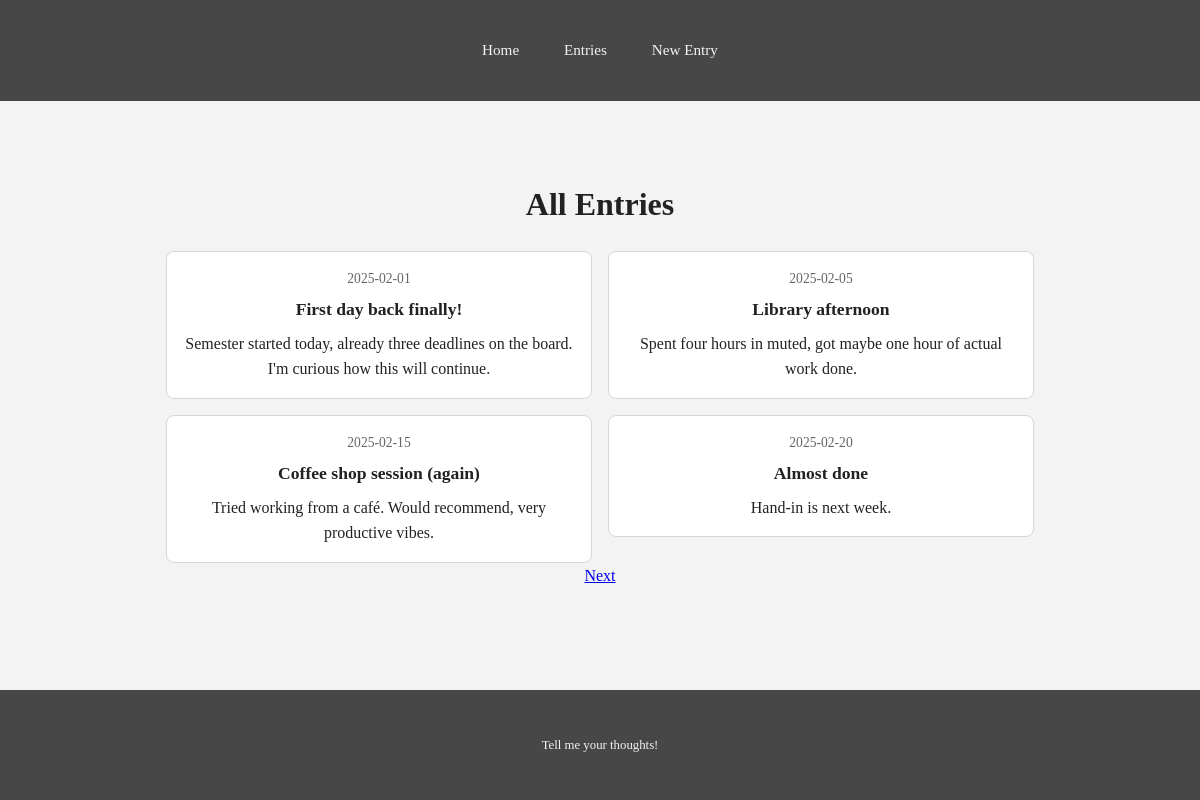
/entries, run on an earlier commit of the app's database.
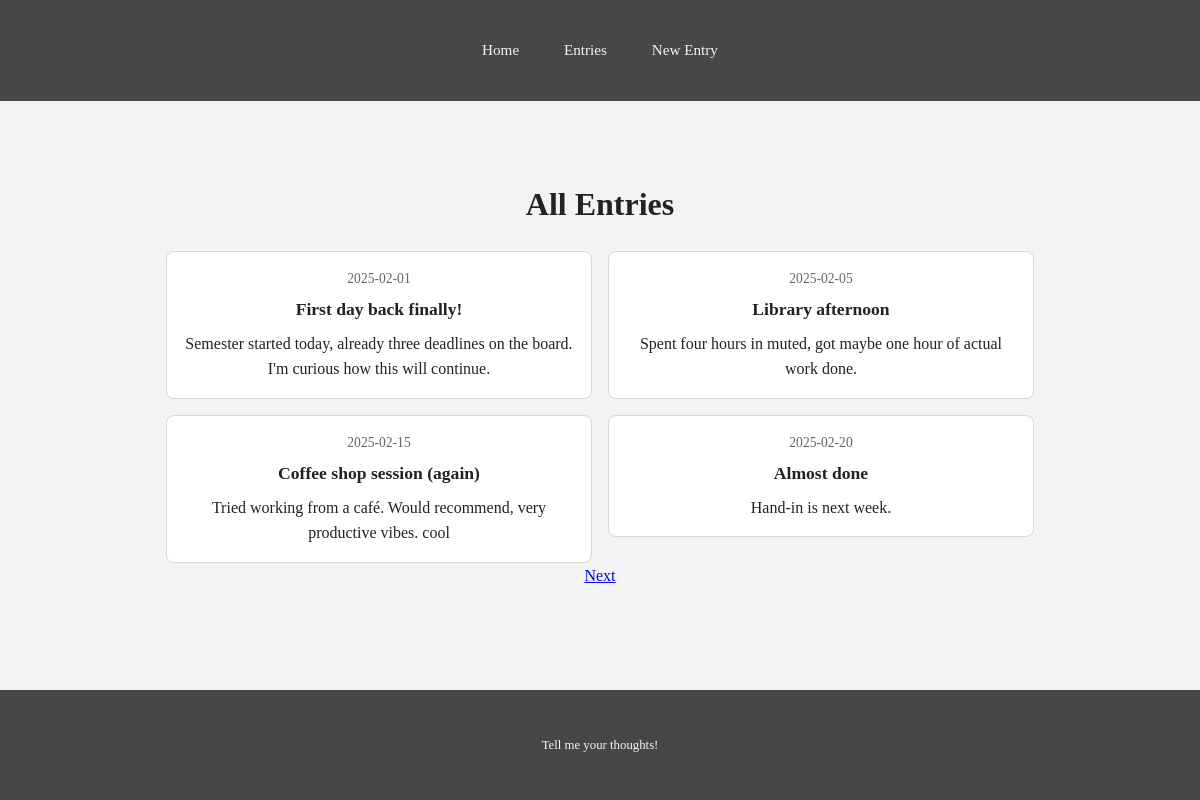
And on a later commit of the database.
### app/journal/models.py (models this page shows)
class Entry(db.Model, CRUDMixin):
    id = db.Column(db.Integer, primary_key=True)
    date = db.Column(db.Date)
    title = db.Column(db.String(80))
    content = db.Column(db.Text(5000))

### app/journal/routes.py (the view)
@blueprint.route("/entries")
def entries_list():
    page_number = request.args.get('page', 1, type=int)
    entries_pagination = Entry.query.paginate(page=page_number, per_page=current_app.config['ENTRIES_PER_PAGE'])
    return render_template("entries.html", entries_pagination=entries_pagination)

### app/templates/entries.html (shortened to what this page needs)
<!DOCTYPE html>
<html lang="en">
<head>
  <link rel="stylesheet" href="/assets/style.css">
</head>
<body>
  <header>
    <div class="container">
      <nav>
        <a href="/">Home</a>
        <a href="/entries">Entries</a>
        <a href="/new">New Entry</a>
      </nav>
    </div>
  </header>
  <main>
    <div class="container">
      <h1>All Entries</h1>
      <div class="entries-grid">
        {% for entry in entries_pagination.items %}
        <a href="/entries/{{ entry.id }}" style="text-decoration: none; color: inherit;">
          <article class="card">
            <span class="date">{{ entry.date }}</span>
            <h2>{{ entry.title }}</h2>
            <p>{{ entry.content }}</p>
          </article>
        </a>
        {% endfor %}
      </div>
      <div class="pagination">
        {% if entries_pagination.has_next %}
        <a href="{{ url_for('journal.entries_list', page=entries_pagination.next_num) }}">Next</a>
        {% endif %}
      </div>
    </div>
  </main>
  <footer>
    <div class="container">
      <p>Tell me your thoughts!</p>
    </div>
  </footer>
</body>
</html>

### app/assets/style.css (style rules this page uses)
* { box-sizing: border-box; }
body { font-family: Georgia, serif; margin: 0; padding: 0; font-size: 16px; line-height: 1.6; color: #222; background-color: #f3f3f3; display: flex; flex-direction: column; min-height: 100vh; }
.container { max-width: 900px; margin: 0 auto; padding: 1rem; }
header { background-color: #474748; color: #fff; padding: 1rem; }
nav { display: flex; flex-direction: row; gap: 0.4rem; justify-content: center; align-items: center; }
nav a { text-decoration: none; color: #f3f3f3; font-size: 0.95rem; padding: 0.2rem 0.4rem; }
main { flex-grow: 1; padding: 1rem; text-align: center; }
.entries-grid { display: grid; grid-template-columns: 1fr; gap: 1rem; margin-top: 1rem; }
.card { background-color: #fff; border: 1px solid #d6d6d6; border-radius: 0.5rem; padding: 1rem; }
.card .date { display: block; font-size: 0.85rem; color: #666; margin-bottom: 0.3rem; }
.card h2 { margin: 0 0 0.5rem 0; font-size: 1.1rem; }
.card p { margin: 0; }
footer { background-color: #474748; color: #f3f3f3; border-top: 1px solid #f3f3f3; padding: 1rem; text-align: center; font-size: 0.8rem; }
@media (min-width: 600px) { nav { gap: 1.2rem; } }
@media (min-width: 600px) { nav a { padding: 0.4rem 0.8rem; } }
@media (min-width: 900px) { main { padding: 2.5rem 0; } }
@media (min-width: 900px) { .entries-grid { grid-template-columns: 1fr 1fr; } }

What changed in the data, as far as the page shows it:
changed Entry "Coffee shop session (again)": content "Tried working from a café. Would recommend, very productive vibes." → "Tried working from a café. Would recommend, very productive vibes. cool"
